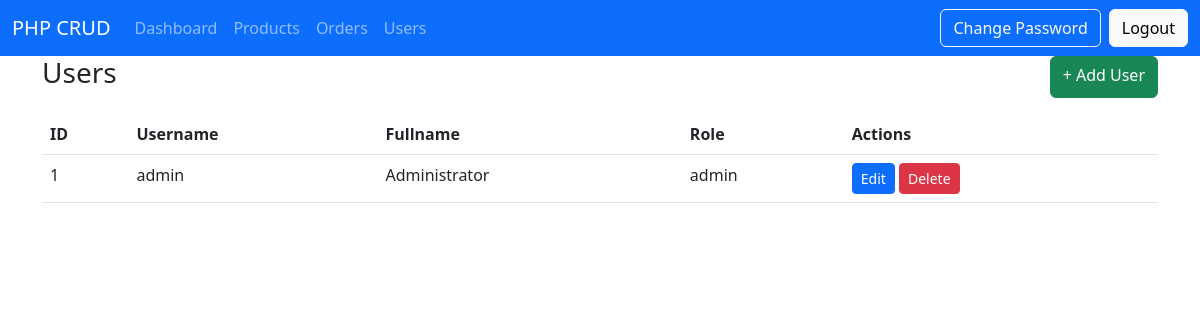
/users.php (signed in), run on the app's committed database.
### tables this page shows
CREATE TABLE IF NOT EXISTS users (
  id INT AUTO_INCREMENT PRIMARY KEY,
  username VARCHAR(80) NOT NULL UNIQUE,
  password VARCHAR(255) NOT NULL,
  fullname VARCHAR(120) DEFAULT '',
  role ENUM('admin','staff') DEFAULT 'staff'
);

### users.php (the view, shortened to what this page needs)
<?php
require_once 'config.php';
$res = $conn->query("SELECT id, username, fullname, role FROM users ORDER BY id DESC");
?>
<!doctype html>
<html>
<head><meta charset="utf-8"><title>Users</title>
<link href="https://cdn.jsdelivr.net/npm/bootstrap@5.3.0/dist/css/bootstrap.min.css" rel="stylesheet"></head>
<body><?php include 'navbar.php'; ?>
<div class="container">
  <div class="container-card">
    <div class="d-flex justify-content-between">
      <h3>Users</h3>
      <a class="btn btn-success" href="user_add.php">+ Add User</a>
    </div>
    <table class="table mt-3">
      <thead><tr><th>ID</th><th>Username</th><th>Fullname</th><th>Role</th><th>Actions</th></tr></thead>
      <tbody>
      <?php while($u = $res->fetch_assoc()): ?>
        <tr>
          <td><?=$u['id']?></td>
          <td><?=htmlspecialchars($u['username'])?></td>
          <td><?=htmlspecialchars($u['fullname'])?></td>
          <td><?=htmlspecialchars($u['role'])?></td>
          <td class="table-actions">
            <a class="btn btn-sm btn-primary" href="user_edit.php?id=<?=$u['id']?>">Edit</a>
            <a class="btn btn-sm btn-danger" href="user_delete.php?id=<?=$u['id']?>" onclick="return confirm('Delete?')">Delete</a>
          </td>
        </tr>
      <?php endwhile; ?>
      </tbody>
    </table>
  </div>
</div>
</body>
</html>

### data on the page
users: id "1", username "admin", fullname "Administrator", role "admin"
